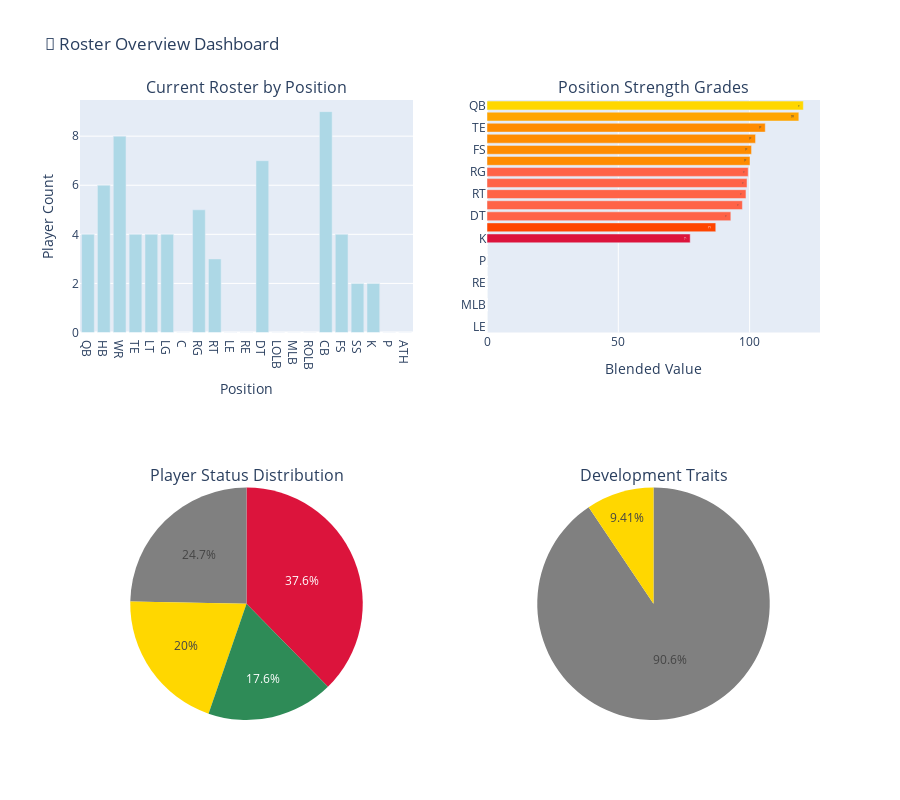

The cell this chart's notebook holds for it:
### Markdown cell above
## 📊 Data Visualizations

Interactive charts and graphs to analyze your roster composition, player values, and recruiting needs.

### Code cell
# 1. Roster Composition by Position
if roster_df is not None:
    fig = make_subplots(
        rows=2, cols=2,
        subplot_titles=('Current Roster by Position', 'Position Strength Grades',
                       'Player Status Distribution', 'Development Traits'),
        specs=[[{"type": "bar"}, {"type": "bar"}],
               [{"type": "pie"}, {"type": "pie"}]]
    )

    # Subplot 1: Current roster by position
    position_counts = roster_df['POSITION'].value_counts().reindex(position_order).fillna(0)
    fig.add_trace(
        go.Bar(x=position_counts.index, y=position_counts.values,
               name="Current Count", marker_color='lightblue'),
        row=1, col=1
    )

    # Subplot 2: Position grades
    grade_colors = {'A+': '#2E8B57', 'A': '#32CD32', 'A-': '#90EE90',
                   'B+': '#FFD700', 'B': '#FFA500', 'B-': '#FF8C00',
                   'C+': '#FF6347', 'C': '#FF4500', 'C-': '#DC143C', 'F': '#8B0000'}

    recruiting_plan_sorted = recruiting_plan.sort_values('Blended Value', ascending=True)
    colors = [grade_colors.get(grade, '#808080') for grade in recruiting_plan_sorted['Grade']]

    fig.add_trace(
        go.Bar(x=recruiting_plan_sorted['Blended Value'],
               y=recruiting_plan_sorted['Position'],
               orientation='h',
               name="Position Strength",
               marker_color=colors,
               text=recruiting_plan_sorted['Grade'],
               textposition='auto'),
        row=1, col=2
    )

    # Subplot 3: Player status distribution
    status_counts = roster_df['STATUS'].value_counts()
    status_colors = {'SAFE': '#2E8B57', 'AT RISK': '#FFD700', 'CUT': '#DC143C', 'GRADUATING': '#808080'}
    fig.add_trace(
        go.Pie(labels=status_counts.index, values=status_counts.values,
               name="Status", marker_colors=[status_colors.get(status, '#808080') for status in status_counts.index]),
        row=2, col=1
    )

    # Subplot 4: Development traits
    dev_counts = roster_df['DEV TRAIT'].value_counts()
    dev_colors = {'ELITE': '#2E8B57', 'STAR': '#32CD32', 'IMPACT': '#FFD700', 'NORMAL': '#808080'}
    fig.add_trace(
        go.Pie(labels=dev_counts.index, values=dev_counts.values,
               name="Dev Traits", marker_colors=[dev_colors.get(trait, '#808080') for trait in dev_counts.index]),
        row=2, col=2
    )

    fig.update_layout(height=800, title_text="🏈 Roster Overview Dashboard", showlegend=False)
    fig.update_xaxes(title_text="Position", row=1, col=1)
    fig.update_yaxes(title_text="Player Count", row=1, col=1)
    fig.update_xaxes(title_text="Blended Value", row=1, col=2)

    fig.show()

    print("📊 Roster composition visualization created!")

### Figure 1 — Plotly figure (JSON) as saved in the notebook; plotly's stock layout.template omitted (floating-point values rounded to 4 significant figures)
{"data": [{"marker": {"color": "lightblue"}, "name": "Current Count", "type": "bar", "x": ["QB", "HB", "WR", "TE", "LT", "LG", "C", "RG", "RT", "LE", "RE", "DT", "LOLB", "MLB", "ROLB", "CB", "FS", "SS", "K", "P", "ATH"], "xaxis": "x", "y": [4, 6, 8, 4, 4, 4, 0, 5, 3, 0, 0, 7, 0, 0, 0, 9, 4, 2, 2, 0, 0], "yaxis": "y"}, {"marker": {"color": ["#8B0000", "#8B0000", "#8B0000", "#8B0000", "#8B0000", "#8B0000", "#8B0000", "#8B0000", "#DC143C", "#FF4500", "#FF6347", "#FF6347", "#FF6347", "#FF6347", "#FF6347", "#FF8C00", "#FF8C00", "#FF8C00", "#FF8C00", "#FFA500", "#FFD700"]}, "name": "Position Strength", "orientation": "h", "text": ["F", "F", "F", "F", "F", "F", "F", "F", "C-", "C", "C+", "C+", "C+", "C+", "C+", "B-", "B-", "B-", "B-", "B", "B+"], "textposition": "auto", "type": "bar", "x": [0.0, 0.0, 0.0, 0.0, 0.0, 0.0, 0.0, 0.0, 77.38, 87.11, 92.85, 97.25, 98.61, 99.01, 99.46, 100.1, 100.7, 102.3, 106.0, 118.7, 120.5], "xaxis": "x2", "y": ["LE", "ROLB", "MLB", "LOLB", "RE", "C", "P", "FB", "K", "SS", "DT", "LG", "RT", "LT", "RG", "WR", "FS", "CB", "TE", "HB", "QB"], "yaxis": "y2"}, {"domain": {"x": [0, 0.45], "y": [0, 0.375]}, "labels": ["CUT", "GRADUATING", "AT RISK", "SAFE"], "marker": {"colors": ["#DC143C", "#808080", "#FFD700", "#2E8B57"]}, "name": "Status", "type": "pie", "values": [32, 21, 17, 15]}, {"domain": {"x": [0.55, 1], "y": [0, 0.375]}, "labels": ["NORMAL", "IMPACT"], "marker": {"colors": ["#808080", "#FFD700"]}, "name": "Dev Traits", "type": "pie", "values": [77, 8]}], "layout": {"annotations": [{"font": {"size": 16}, "showarrow": false, "text": "Current Roster by Position", "x": 0.225, "xanchor": "center", "xref": "paper", "y": 1, "yanchor": "bottom", "yref": "paper"}, {"font": {"size": 16}, "showarrow": false, "text": "Position Strength Grades", "x": 0.775, "xanchor": "center", "xref": "paper", "y": 1, "yanchor": "bottom", "yref": "paper"}, {"font": {"size": 16}, "showarrow": false, "text": "Player Status Distribution", "x": 0.225, "xanchor": "center", "xref": "paper", "y": 0.375, "yanchor": "bottom", "yref": "paper"}, {"font": {"size": 16}, "showarrow": false, "text": "Development Traits", "x": 0.775, "xanchor": "center", "xref": "paper", "y": 0.375, "yanchor": "bottom", "yref": "paper"}], "height": 800, "showlegend": false, "title": {"text": "🏈 Roster Overview Dashboard"}, "xaxis": {"anchor": "y", "domain": [0, 0.45], "title": {"text": "Position"}}, "xaxis2": {"anchor": "y2", "domain": [0.55, 1], "title": {"text": "Blended Value"}}, "yaxis": {"anchor": "x", "domain": [0.625, 1], "title": {"text": "Player Count"}}, "yaxis2": {"anchor": "x2", "domain": [0.625, 1]}}}
